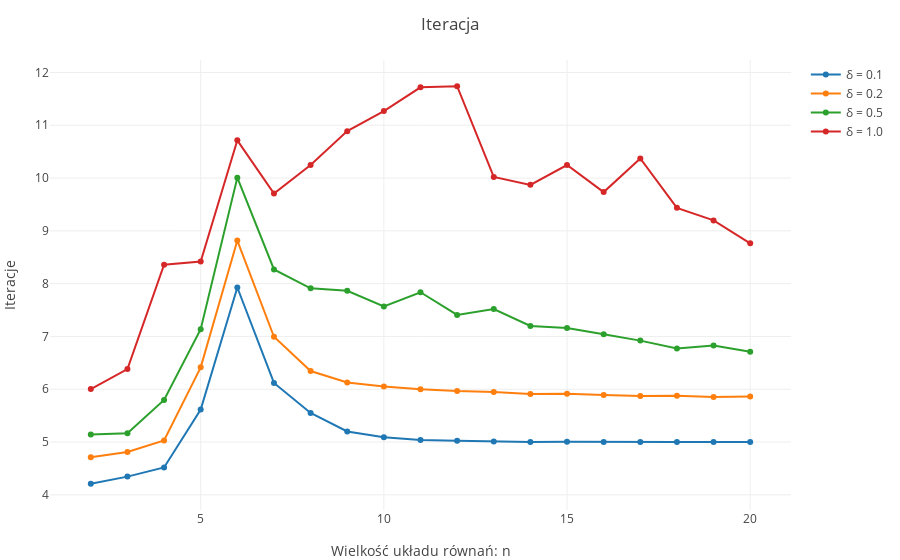

Here is the notebook cell this chart was saved with:
### Code cell
plot(itraceG, ilayout)

### Figure 1 — Plotly figure (JSON) as saved in the notebook; plotly's stock layout.template omitted (floating-point values rounded to 4 significant figures)
{"data": [{"y": [4.21, 4.345, 4.519, 5.617, 7.927, 6.12, 5.552, 5.2, 5.092, 5.037, 5.023, 5.011, 5.002, 5.005, 5.0, 5.001, 5.0, 5.0, 5.0], "name": "δ = 0.1", "type": "scatter", "x": [2, 3, 4, 5, 6, 7, 8, 9, 10, 11, 12, 13, 14, 15, 16, 17, 18, 19, 20], "mode": "lines+markers"}, {"y": [4.714, 4.812, 5.029, 6.415, 8.816, 6.994, 6.345, 6.128, 6.05, 5.999, 5.965, 5.947, 5.911, 5.915, 5.889, 5.872, 5.878, 5.852, 5.863], "name": "δ = 0.2", "type": "scatter", "x": [2, 3, 4, 5, 6, 7, 8, 9, 10, 11, 12, 13, 14, 15, 16, 17, 18, 19, 20], "mode": "lines+markers"}, {"y": [5.142, 5.167, 5.797, 7.137, 10.01, 8.269, 7.912, 7.866, 7.569, 7.837, 7.407, 7.52, 7.198, 7.16, 7.042, 6.921, 6.773, 6.828, 6.712], "name": "δ = 0.5", "type": "scatter", "x": [2, 3, 4, 5, 6, 7, 8, 9, 10, 11, 12, 13, 14, 15, 16, 17, 18, 19, 20], "mode": "lines+markers"}, {"y": [6.004, 6.383, 8.358, 8.42, 10.71, 9.706, 10.25, 10.89, 11.27, 11.72, 11.74, 10.02, 9.871, 10.25, 9.734, 10.37, 9.436, 9.198, 8.764], "name": "δ = 1.0", "type": "scatter", "x": [2, 3, 4, 5, 6, 7, 8, 9, 10, 11, 12, 13, 14, 15, 16, 17, 18, 19, 20], "mode": "lines+markers"}], "layout": {"yaxis": {"title": "Iteracje"}, "xaxis": {"title": "Wielkość układu równań: n"}, "title": "Iteracja", "margin": {"r": 50, "l": 50, "b": 50, "t": 60}}}
